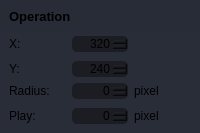
                              <widget class="QFrame" name="frame_div_Brightness_3">
                               <property name="minimumSize">
                                <size>
                                 <width>0</width>
                                 <height>0</height>
                                </size>
                               </property>
                               <property name="maximumSize">
                                <size>
                                 <width>400</width>
                                 <height>400</height>
                                </size>
                               </property>
                               <property name="styleSheet">
                                <string notr="true">background-color: rgb(41, 45, 56);
border-radius: 5px;
</string>
                               </property>
                               <property name="frameShape">
                                <enum>QFrame::NoFrame</enum>
                               </property>
                               <property name="frameShadow">
                                <enum>QFrame::Raised</enum>
                               </property>
                               <layout class="QVBoxLayout" name="verticalLayout_12">
                                <property name="spacing">
                                 <number>0</number>
                                </property>
                                <property name="leftMargin">
                                 <number>0</number>
                                </property>
                                <property name="topMargin">
                                 <number>0</number>
                                </property>
                                <property name="rightMargin">
                                 <number>0</number>
                                </property>
                                <property name="bottomMargin">
                                 <number>0</number>
                                </property>
                                <item>
                                 <widget class="QFrame" name="frame_title_Brightness_2">
                                  <property name="maximumSize">
                                   <size>
                                    <width>16777215</width>
                                    <height>35</height>
                                   </size>
                                  </property>
                                  <property name="styleSheet">
                                   <string notr="true">background-color: rgb(39, 44, 54);</string>
                                  </property>
                                  <property name="frameShape">
                                   <enum>QFrame::StyledPanel</enum>
                                  </property>
                                  <property name="frameShadow">
                                   <enum>QFrame::Raised</enum>
                                  </property>
                                  <layout class="QVBoxLayout" name="verticalLayout_18">
                                   <item>
                                    <widget class="QLabel" name="label_title_Brightness_2">
                                     <property name="font">
                                      <font>
                                       <family>Segoe UI</family>
                                       <pointsize>10</pointsize>
                                       <weight>75</weight>
                                       <bold>true</bold>
                                      </font>
                                     </property>
                                     <property name="styleSheet">
                                      <string notr="true"/>
                                     </property>
                                     <property name="text">
                                      <string>Operation</string>
                                     </property>
                                    </widget>
                                   </item>
                                  </layout>
                                 </widget>
                                </item>
                                <item>
                                 <widget class="QFrame" name="frame_content_Brightness_3">
                                  <property name="frameShape">
                                   <enum>QFrame::NoFrame</enum>
                                  </property>
                                  <property name="frameShadow">
                                   <enum>QFrame::Raised</enum>
                                  </property>
                                  <layout class="QHBoxLayout" name="horizontalLayout_16">
                                   <property name="spacing">
                                    <number>6</number>
                                   </property>
                                   <property name="topMargin">
                                    <number>0</number>
                                   </property>
                                   <property name="bottomMargin">
                                    <number>6</number>
                                   </property>
                                   <item>
                                    <layout class="QGridLayout" name="gridLayout_5">
                                     <item row="1" column="1">
                                      <widget class="QSpinBox" name="spinBox_Y">
                                       <property name="font">
                                        <font>
                                         <family>Segoe UI</family>
                                        </font>
                                       </property>
                                       <property name="styleSheet">
                                        <string notr="true">background-color: rgb(27, 29, 35);</string>
                                       </property>
                                       <property name="alignment">
                                        <set>Qt::AlignRight|Qt::AlignTrailing|Qt::AlignVCenter</set>
                                       </property>
                                       <property name="maximum">
                                        <number>480</number>
                                       </property>
                                       <property name="value">
                                        <number>240</number>
                                       </property>
                                      </widget>
                                     </item>
                                     <item row="3" column="2">
                                      <widget class="QLabel" name="label_MousePosition_value_8">
                                       <property name="minimumSize">
                                        <size>
                                         <width>0</width>
                                         <height>0</height>
                                        </size>
                                       </property>
                                       <property name="maximumSize">
                                        <size>
                                         <width>1000</width>
                                         <height>20</height>
                                        </size>
                                       </property>
                                       <property name="font">
                                        <font>
                                         <family>Segoe UI</family>
                                         <weight>50</weight>
                                         <bold>false</bold>
                                        </font>
                                       </property>
                                       <property name="text">
                                        <string>pixel</string>
                                       </property>
                                       <property name="alignment">
                                        <set>Qt::AlignLeading|Qt::AlignLeft|Qt::AlignVCenter</set>
                                       </property>
                                      </widget>
                                     </item>
                                     <item row="2" column="2">
                                      <widget class="QLabel" name="label_MousePosition_value_11">
                                       <property name="minimumSize">
                                        <size>
                                         <width>0</width>
                                         <height>0</height>
                                        </size>
                                       </property>
                                       <property name="maximumSize">
                                        <size>
                                         <width>1000</width>
                                         <height>20</height>
                                        </size>
                                       </property>
                                       <property name="font">
                                        <font>
                                         <family>Segoe UI</family>
                                         <weight>50</weight>
                                         <bold>false</bold>
                                        </font>
                                       </property>
                                       <property name="text">
                                        <string>pixel</string>
                                       </property>
                                       <property name="alignment">
                                        <set>Qt::AlignLeading|Qt::AlignLeft|Qt::AlignVCenter</set>
                                       </property>
                                      </widget>
                                     </item>
                                     <item row="0" column="0">
                                      <widget class="QLabel" name="label_max_Brightness_5">
                                       <property name="minimumSize">
                                        <size>
                                         <width>0</width>
                                         <height>22</height>
                                        </size>
                                       </property>
                                       <property name="font">
                                        <font>
                                         <family>Segoe UI</family>
                                        </font>
                                       </property>
                                       <property name="text">
                                        <string>X:</string>
                                       </property>
                                      </widget>
                                     </item>
                                     <item row="2" column="0">
                                      <widget class="QLabel" name="label_MousePosition_value_16">
                                       <property name="minimumSize">
                                        <size>
                                         <width>0</width>
                                         <height>0</height>
                                        </size>
                                       </property>
                                       <property name="maximumSize">
                                        <size>
                                         <width>1000</width>
                                         <height>20</height>
                                        </size>
                                       </property>
                                       <property name="font">
                                        <font>
                                         <family>Segoe UI</family>
                                         <weight>50</weight>
                                         <bold>false</bold>
                                        </font>
                                       </property>
                                       <property name="text">
                                        <string>Radius:</string>
                                       </property>
                                       <property name="alignment">
                                        <set>Qt::AlignLeading|Qt::AlignLeft|Qt::AlignVCenter</set>
                                       </property>
                                      </widget>
                                     </item>
                                     <item row="1" column="0">
                                      <widget class="QLabel" name="label_MousePosition_value_15">
                                       <property name="minimumSize">
                                        <size>
                                         <width>0</width>
                                         <height>0</height>
                                        </size>
                                       </property>
                                       <property name="maximumSize">
                                        <size>
                                         <width>1000</width>
                                         <height>20</height>
                                        </size>
                                       </property>
                                       <property name="font">
                                        <font>
                                         <family>Segoe UI</family>
                                         <weight>50</weight>
                                         <bold>false</bold>
                                        </font>
                                       </property>
                                       <property name="text">
                                        <string>Y:</string>
                                       </property>
                                       <property name="alignment">
                                        <set>Qt::AlignLeading|Qt::AlignLeft|Qt::AlignVCenter</set>
                                       </property>
                                      </widget>
                                     </item>
                                     <item row="3" column="0">
                                      <widget class="QLabel" name="label_min_Brightness_5">
                                       <property name="minimumSize">
                                        <size>
                                         <width>0</width>
                                         <height>22</height>
                                        </size>
                                       </property>
                                       <property name="font">
                                        <font>
                                         <family>Segoe UI</family>
                                         <weight>50</weight>
                                         <bold>false</bold>
                                        </font>
                                       </property>
                                       <property name="text">
                                        <string>Play:</string>
                                       </property>
                                      </widget>
                                     </item>
                                     <item row="2" column="1">
                                      <widget class="QSpinBox" name="spinBox_Radius">
                                       <property name="font">
                                        <font>
                                         <family>Segoe UI</family>
                                        </font>
                                       </property>
                                       <property name="styleSheet">
                                        <string notr="true">background-color: rgb(27, 29, 35);</string>
                                       </property>
                                       <property name="alignment">
                                        <set>Qt::AlignRight|Qt::AlignTrailing|Qt::AlignVCenter</set>
                                       </property>
                                       <property name="maximum">
                                        <number>99</number>
                                       </property>
                                      </widget>
                                     </item>
                                     <item row="3" column="1">
                                      <widget class="QSpinBox" name="spinBox_Play">
                                       <property name="font">
                                        <font>
                                         <family>Segoe UI</family>
                                        </font>
                                       </property>
                                       <property name="styleSheet">
                                        <string notr="true">background-color: rgb(27, 29, 35);</string>
                                       </property>
                                       <property name="alignment">
                                        <set>Qt::AlignRight|Qt::AlignTrailing|Qt::AlignVCenter</set>
                                       </property>
                                      </widget>
                                     </item>
                                     <item row="0" column="1">
                                      <widget class="QSpinBox" name="spinBox_X">
                                       <property name="font">
                                        <font>
                                         <family>Segoe UI</family>
                                        </font>
                                       </property>
                                       <property name="styleSheet">
                                        <string notr="true">background-color: rgb(27, 29, 35);</string>
                                       </property>
                                       <property name="alignment">
                                        <set>Qt::AlignRight|Qt::AlignTrailing|Qt::AlignVCenter</set>
                                       </property>
                                       <property name="maximum">
                                        <number>640</number>
                                       </property>
                                       <property name="value">
                                        <number>320</number>
                                       </property>
                                       <property name="displayIntegerBase">
                                        <number>10</number>
                                       </property>
                                      </widget>
                                     </item>
                                    </layout>
                                   </item>
                                  </layout>
                                 </widget>
                                </item>
                               </layout>
                              </widget>
